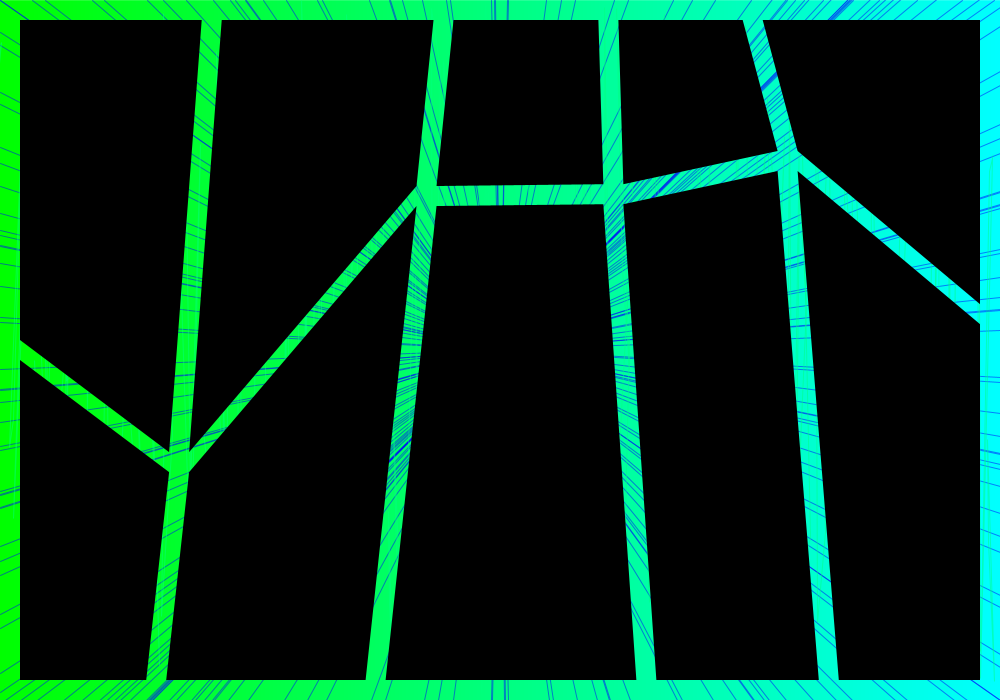
Frame 1 (no input)
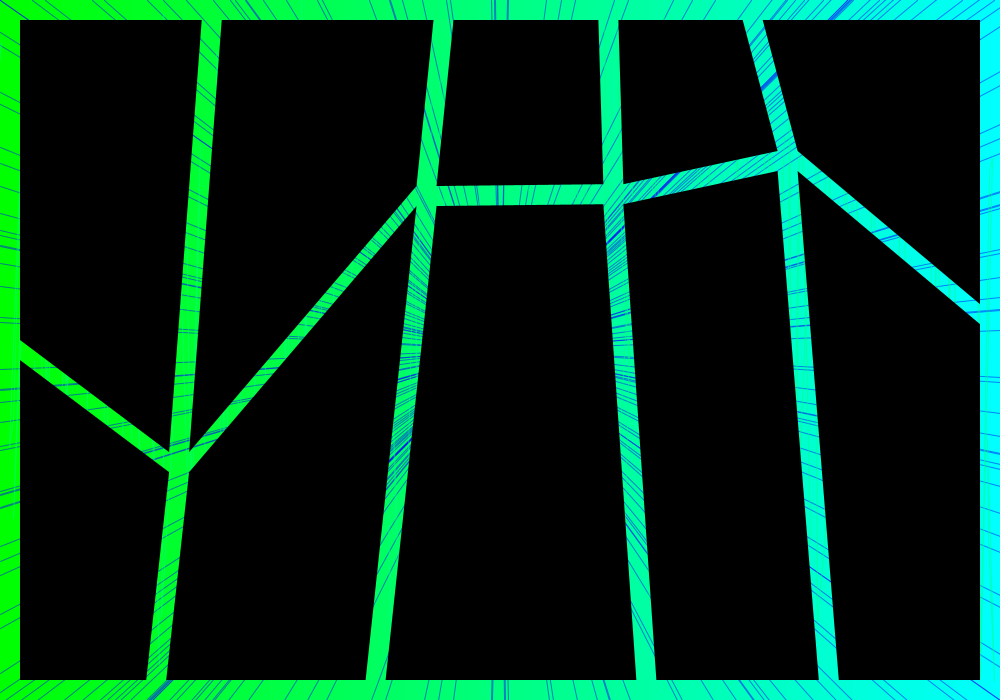
Frame 60 (the mouse pressed at the canvas centre just before this capture)
Frame 120 (the mouse held since frame 60 and released just before this capture): identical to frame 60, image omitted

The Processing sketch that drew these frames (run headless with seeded random() and noise(); from frame 60 on, the mouse is pressed at the canvas centre):

// Processing sketch: stuff
// ── stuff.pde

PGraphics g;

void setup() {
  size(1000, 700);
  background(255);
  color a = color(0, 255, 0);
  color b = color(0, 255, 255);
  g = createGraphics(width, height);
  g.beginDraw();
  g.noFill();
  for (float i=0; i!=width; ++i) {
    g.stroke(lerpColor(a, b, i/width));
    g.line(i, 0, i, height);
  }
  g.stroke(0, 0, 255, 128);
  for (float i=0; i<width; i+=random(50)) {
    g.line(i, 0, width-i, height);
    g.line(0, i, width, height-i);
  }
  g.stroke(0, 255, 128, 128);
  for (float i=0; i<width; i+=random(20)) {
    g.triangle(i, random(height), i+random(-10, 0), random(height), i+random(10), random(height));
  }
  g.noStroke();
  g.fill(0);
  float[][] x = {{10, random(150, 250), random(350, 450), random(550, 650), random(750, 850), 990}, 
    {10, random(150, 250), random(350, 450), random(550, 650), random(750, 850), 990}, 
    {10, random(150, 250), random(350, 450), random(550, 650), random(750, 850), 990}};
  float[] y = {350, random(150, 550), random(150, 550), random(150, 550), random(150, 550), random(150, 550), 350};
  for (int i=0; i!=5; ++i) {
    g.quad(x[0][i]+10, 20, 
      x[1][i]+10, y[i]-10, 
      x[1][i+1]-10, y[i+1]-10, 
      x[0][i+1]-10, 20);
  }
  for (int i=0; i!=5; ++i) {
    g.quad(x[2][i]+10, 680, 
      x[1][i]+10, y[i]+10, 
      x[1][i+1]-10, y[i+1]+10, 
      x[2][i+1]-10, 680);
  }
  g.endDraw();
}

void draw() {
  println(g.pixelCount);
  image(g, 0, 0);
}

void keyPressed() {
  if (key == 's'||key == 'S') {
    g.save("thing.png");
  } else {
    setup();
  }
}
